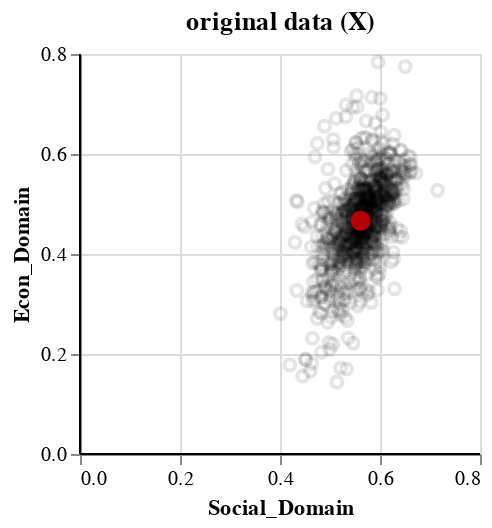

This figure's notebook cell:
### Markdown cell above
To get the correlation matrix, first compute $\mathbf{Z} = \left\{\frac{x_i - \bar{x}}{s_x}\right\}$.

### Code cell
# scatterplot of unscaled data
raw = alt.Chart(x_mx).mark_point(opacity = 0.1, color = 'black').encode(
    x = alt.X('Social_Domain'),
    y = alt.Y('Econ_Domain')
).properties(width = 200, height = 200, title = 'original data (X)')

# mean vector
mean = alt.Chart(
    pd.DataFrame(x_mx.mean()).transpose()
).mark_circle(color = 'red', size = 100).encode(
    x = alt.X('Social_Domain'),
    y = alt.Y('Econ_Domain')
)

# scatterplot of centered and scaled data
centered = alt.Chart(z_mx).mark_point(opacity = 0.1, color = 'black').encode(
    x = alt.X('Social_Domain'),
    y = alt.Y('Econ_Domain')
).properties(width = 200, height = 200, title = 'centered and scaled (Z)')

# mean vector
mean_ctr = alt.Chart(
    pd.DataFrame(z_mx.mean()).transpose()
).mark_circle(color = 'red', size = 100).encode(
    x = alt.X('Social_Domain'),
    y = alt.Y('Econ_Domain')
)

# lines at zero
axbase = alt.Chart(
    pd.DataFrame({'Social_Domain': 0, 'Econ_Domain': 0}, index = [0])
)
ax1 = axbase.mark_rule().encode(x = 'Social_Domain')
ax2 = axbase.mark_rule().encode(y = 'Econ_Domain')

#layer
plot = (raw + mean + ax1 + ax2) 
plot

### Figure 1 — Vega-Lite specification as saved in the notebook (floating-point values rounded to 4 significant figures; data arrays with more than 128 entries replaced by an {"elided": "..."} marker saying what was removed)
{"config": {"view": {"continuousWidth": 400, "continuousHeight": 300}}, "layer": [{"data": {"name": "data-10c471fae5e5e8dceaa920561947dcaa"}, "mark": {"type": "point", "color": "black", "opacity": 0.1}, "encoding": {"x": {"field": "Social_Domain", "type": "quantitative"}, "y": {"field": "Econ_Domain", "type": "quantitative"}}, "height": 200, "title": "original data (X)", "width": 200}, {"data": {"name": "data-d3df1e92407392205ba9020073d77f34"}, "mark": {"type": "circle", "color": "red", "size": 100}, "encoding": {"x": {"field": "Social_Domain", "type": "quantitative"}, "y": {"field": "Econ_Domain", "type": "quantitative"}}}, {"data": {"name": "data-79242b4cf879e6928e0d2b42d6bbb338"}, "mark": "rule", "encoding": {"x": {"field": "Social_Domain", "type": "quantitative"}}}, {"data": {"name": "data-79242b4cf879e6928e0d2b42d6bbb338"}, "mark": "rule", "encoding": {"y": {"field": "Econ_Domain", "type": "quantitative"}}}], "$schema": "https://vega.github.io/schema/vega-lite/v4.17.0.json", "datasets": {"data-10c471fae5e5e8dceaa920561947dcaa": {"elided": "933 records"}, "data-d3df1e92407392205ba9020073d77f34": [{"Econ_Domain": 0.4664, "Social_Domain": 0.5616, "Env_Domain": 0.4238}], "data-79242b4cf879e6928e0d2b42d6bbb338": [{"Social_Domain": 0, "Econ_Domain": 0}]}}
